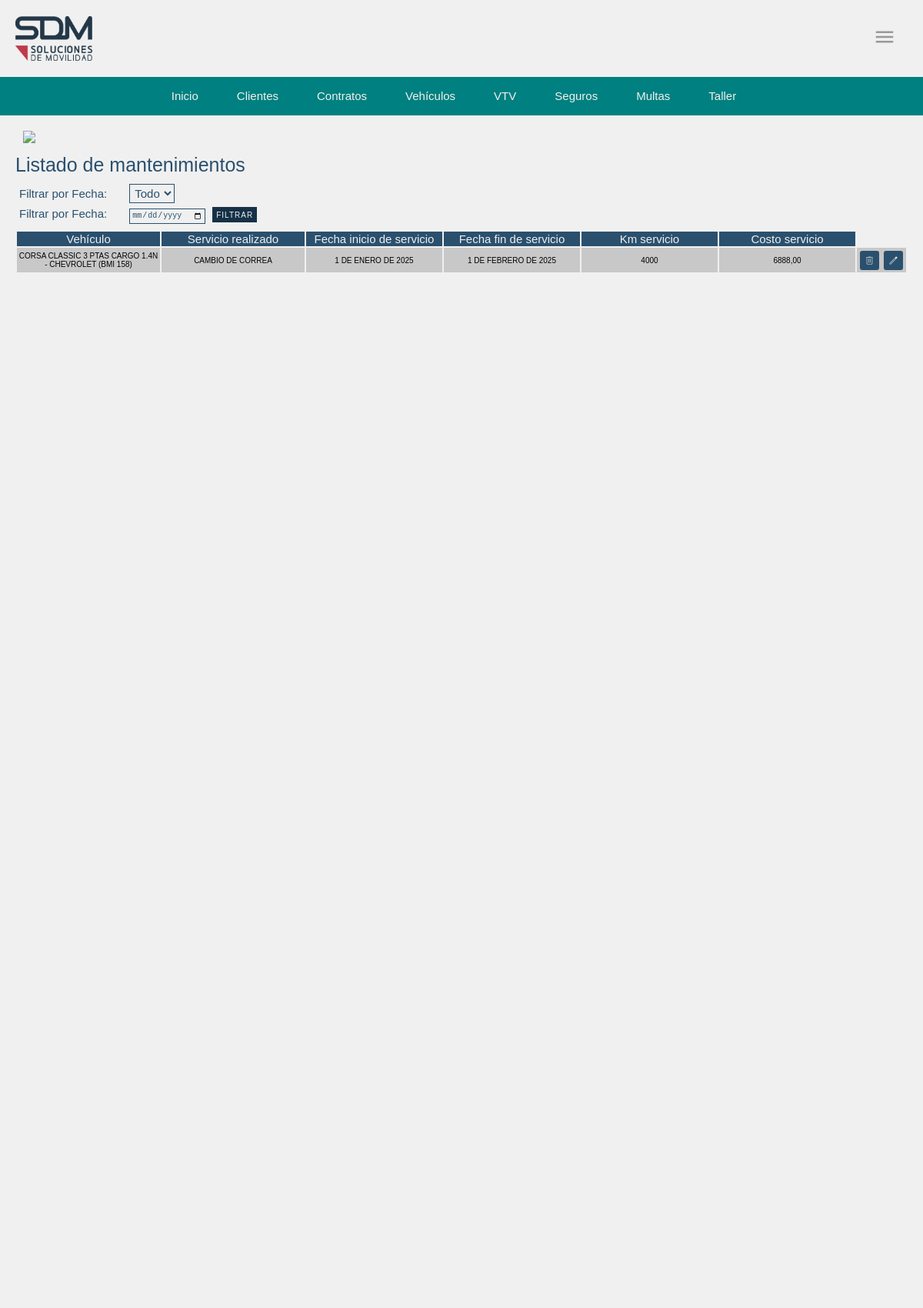
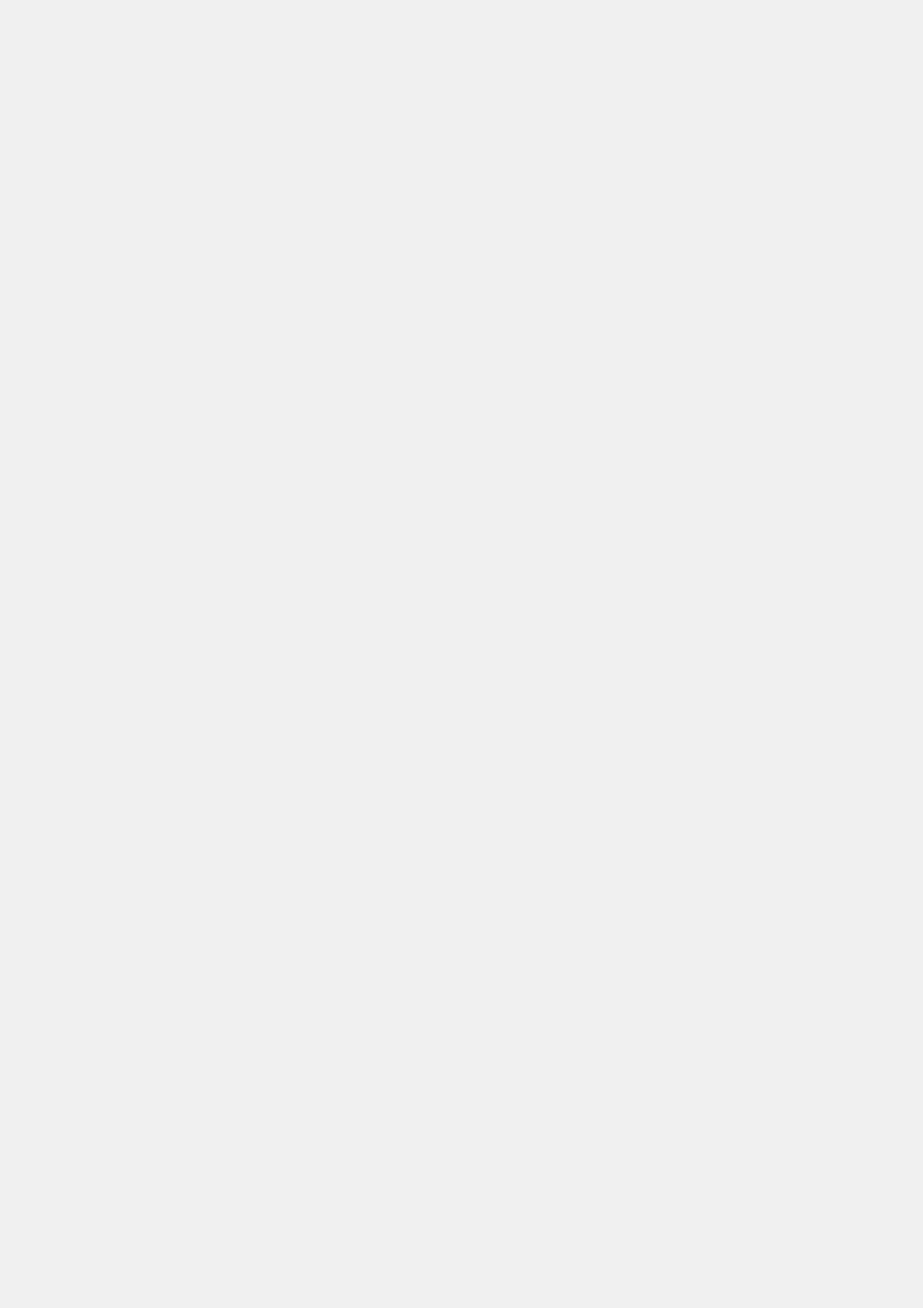
Screenshot of /operacion/mantenimiento/ (upper part) with the database file from the repository (2 pictures, top to bottom).
### operacion/models.py (models this page shows, shortened)
class HistorialMantenimiento(models.Model):
    vehiculo = models.ForeignKey(Automovil, on_delete=models.CASCADE, related_name='historial', verbose_name="Vehículo")  # Relación con el vehículo
    servicio_realizado = models.ForeignKey(Servicio, on_delete=models.RESTRICT)  # Servicio realizado
    fecha_servicio_inicio = models.DateField(blank=False, null=False)  # Fecha del último servicio
    fecha_servicio_fin = models.DateField(blank=True, null=True)  # Fecha del último servicio
    km_servicio = models.PositiveIntegerField(blank=False, null=False)  # Kilometraje del último servicio
    costo_servicio = models.DecimalField(max_digits=10, decimal_places=2, blank=True, null=True)  # Costo del servicio
    detalle = models.TextField(blank=True, null=True)  # Detalle del servicio
    comentarios = models.TextField(blank=True, null=True)  # Comentarios adicionales

class Automovil(models.Model):
    marca = models.ForeignKey('Modelo', on_delete=models.RESTRICT, blank=False, null=False)
    Estado = models.ForeignKey(EstadoAutomovil, on_delete=models.RESTRICT, blank=True, null=True)
    anio = models.PositiveIntegerField()
    color = models.CharField(max_length=30)
    kilometraje = models.PositiveIntegerField()
    numero_chasis = models.CharField(max_length=30, verbose_name="Nº de Chasis", unique=True)
    numero_motor = models.CharField(max_length=30, verbose_name="Nº de Motor", unique=True)
    patente = models.CharField(max_length=10, unique=True)
    vtv = models.ForeignKey(Vtv, on_delete=models.RESTRICT)
    poliza = models.ForeignKey('PolizaSeguro',verbose_name="Póliza", on_delete=models.RESTRICT, blank=True, null=True)
    visibilidad = models.BooleanField(default=True)  # Campo de visibilidad para ocultar automóviles eliminados
    flota = models.ForeignKey(Flota, on_delete=models.RESTRICT, blank=True, null=True)
    titular = models.ForeignKey(Titular, on_delete=models.CASCADE, related_name='titular',null=True, blank=True)
    fecha_ultimo_servicio = models.DateField(blank=True, null=True)  # Fecha del último servicio
    km_ultimo_servicio = models.PositiveIntegerField(blank=True, null=True)  # Kilometraje del último servicio
    fecha_ultimo_siniestro = models.DateTimeField(blank=True, null=True)
    cantidad_de_sinistros = models.PositiveIntegerField(default=0)
    def __str__(self):
        return f"{self.marca} ({self.patente})"
    class Meta:
        verbose_name_plural = "Automóviles"

class Modelo(models.Model):
    nombre = models.CharField(max_length=50)
    marca = models.ForeignKey(Marca, on_delete=models.CASCADE, related_name="modelos")
    def __str__(self):
        return f"{self.nombre} - {self.marca.nombre}"

class Marca(models.Model):
    nombre = models.CharField(max_length=50, unique=True)

class Servicio(models.Model):
    nombre = models.CharField(max_length=100)  # Nombre del servicio (ej: "Cambio de aceite")
    descripcion = models.TextField(blank=True, null=True, verbose_name="Descripción")  # Descripción opcional del servicio
    def __str__(self):
        return self.nombre

### operacion/views.py (the view)
# urls.py: path('mantenimiento/', listado_mantenimiento, name='listado_mantenimiento'),
def listado_mantenimiento(request):
    mantenimientos = HistorialMantenimiento.objects.all()
    return render(request, 'mantenimiento/listado_mantenimiento.html', {'mantenimientos': mantenimientos})

### operacion/templates/mantenimiento/listado_mantenimiento.html (shortened to what this page needs)
{% load static %}
<!DOCTYPE html>
<html lang="en">
<head>
    <link rel="stylesheet" type="text/css" href="{% static './style.css' %}">
</head>
<body class="app">
    <div class="head">{% include 'cabecera.html' %}
        {% include 'bnav.html' %}</div>
    <a href="{% url 'home' %}" class="btn-atras"><img src="{% static 'operacion/img/atras.svg' %}"></a>
    <h1>Listado de mantenimientos</h1>
    <form method="get" action="">
        <label class="filtro-label" for="estado_vtv">Filtrar por Fecha:</label>
        <select class="filtro-opcion" name="estado_vtv" id="estado_vtv" onchange="this.form.submit()">
            <option  value="">Todo</option>
        </select>
    </form>
    <form class="filtro-fecha" method="get" action="">
        <label class="filtro-label" for="fecha_turno">Filtrar por Fecha:</label>
        <input type="date" name="fecha_turno" id="fecha_turno" value="{{ request.GET.fecha_turno }}">
        <button type="submit">Filtrar</button>
    </form>
    <table>
            <tr>
                <th>Vehículo</th>
                <th>Servicio realizado</th>
                <th>Fecha inicio de servicio </th>
                <th>Fecha fin de servicio </th>
                <th>Km servicio</th>
                <th>Costo servicio</th>
            </tr>
            {% for mantenimiento in mantenimientos %}
                <tr>
                    <td>{{ mantenimiento.vehiculo }}</td>
                    <td>{{ mantenimiento.servicio_realizado }}</td>
                    <td>{{ mantenimiento.fecha_servicio_inicio }}</td>
                    <td>{{ mantenimiento.fecha_servicio_fin }}</td>
                    <td>{{ mantenimiento.km_servicio }}</td>
                    <td>{{ mantenimiento.costo_servicio }}</td>
                    <td class="acciones">
                        <form method="post" action="{% url 'eliminar_mantenimiento' mantenimiento.pk %}">
                            <button type="submit" class="btn"><img src="{% static 'operacion/img/eliminar_blanco.svg' %}" alt=""></button>
                        </form>
                        <form method="get" action="{% url 'editar_mantenimiento' mantenimiento.id %}">
                            <button type="submit" class="btn"><img src="{% static 'operacion/img/editar_blanco.svg' %}" alt=""></button>
                        </form>
                    </td>
                </tr>
            {% empty %}
                <tr>
                    <td colspan="7">No hay Mantenimientos registrados.</td>
                </tr>
            {% endfor %}
    </table>
</body>
</html>

### operacion/static/style.css (style rules this page uses)
body { margin: 0; padding: 0; }
:root { --background: rgb(240,240,240); --foreground: rgb(42, 80, 110); }
.head { position: sticky; top: 0; z-index: 99; }
.app { width: 100vw; height: 1000vh; background-color: var(--background); margin: 0; padding: 0; }
h1 { color:var(--foreground); font-family: Verdana, Geneva, Tahoma, sans-serif; font-weight: lighter; font-size: 25px; margin: 10px 20px; }
th { width: 100vw; font-size: 15px; color: rgb(240, 240, 240); font-weight: lighter; font-family: Verdana, Geneva, Tahoma, sans-serif; background-color:rgb(42, 80, 110); border: none; }
form .filtro-label { color:var(--foreground); font-family: Verdana, Geneva, Tahoma, sans-serif; margin: 25px; font-size: 15px; font-weight: lighter; }
form .filtro-opcion { font-size: 10px; color:var(--foreground); background-color: var(--background); font-family: Verdana, Geneva, Tahoma, sans-serif; padding: 2px; border: solid 1px rgb(42, 80, 110); }
form .filtro-label { color:rgb(42, 80, 110); font-family: Verdana, Geneva, Tahoma, sans-serif; margin: 25px; }
form .filtro-opcion { font-size: 15px; color:var(--foreground); font-family: Verdana, Geneva, Tahoma, sans-serif; padding: 2px; border: solid 1px var(--foreground); }
.filtro-fecha input { font-size: 10px; padding: 2px; margin-top: 5px; background-color: var(--background); color: var(--foreground); border: 1px solid var(--foreground); }
.filtro-fecha button { height: 20px; font-size: 10px; padding: 5px; margin: 5px; background-color: rgb(20, 49, 71); color: rgb(240, 240, 240); border: none; letter-spacing: 1px; text-transform: uppercase; }

### operacion/static/style_cabecera.css (style rules this page uses)
body { margin: 0; padding: 0; }

### operacion/static/style_bnav.css (style rules this page uses)
body { margin: 0; padding: 0; }

### rows the page displays
HistorialMantenimiento: vehiculo "CORSA CLASSIC 3 PTAS CARGO 1.4N - CHEVROLET (BMI 158)", servicio_realizado "CAMBIO DE CORREA", fecha_servicio_inicio "1 DE ENERO DE 2025", fecha_servicio_fin "1 DE FEBRERO DE 2025", km_servicio "4000", costo_servicio "6888,00"
